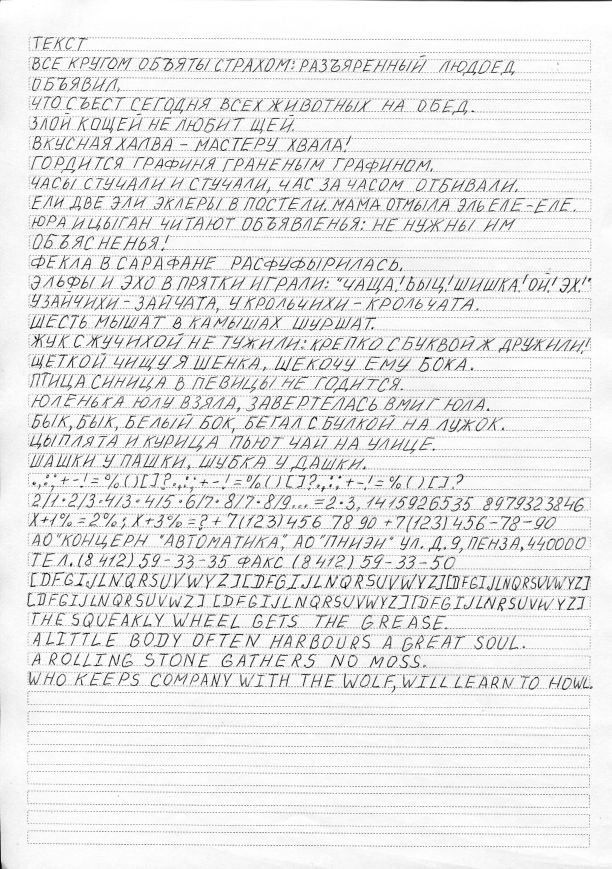
#> input picture mkp/a017.jpg, 2447 x 3475 px (shown at 1/4 size)
$ python -i PreProcess.py   (imports and definitions only)
#> lines starting #> are read from the running program, lines starting #| are printed output that depends on the picture; after the words box and inside, x2 and y2 are one past the last pixel; in counts of white or black regions, pixels touching at a corner belong together; long printed decimals are rounded
import math
import bisect  # модуль для работы с упорядоченными списками
import operator
import cv2
import numpy as np
import matplotlib
import matplotlib.image
import matplotlib.pyplot as plt
import scipy.ndimage.morphology
import skimage
import skimage.morphology
import matplotlib.patches as mpatches
import CoordsObj

def swapitem(a, i, j):  # обмен элементов в списке
    a[i], a[j] = a[j], a[i]


# [16 lines left out: functions replacechars, rgb2gray, not called in this run]


def bwareaopen(im, size):
    bim = im < 128  # обратные цвета
    # im3 = morphology.remove_small_objects(bim, min_size=100, connectivity=2)
    bim = skimage.morphology.remove_small_objects(bim, min_size=size)
    # [13 lines of commented-out code are left out]
    return bim #UPD bim2


def bwlabel(im):
    """
    Промаркировать регионы изображения
    если возвращать imoverlay, то только без точек исключенных регионов
    """
    delta = 26
    # совмещенная маска всех объектов
    mask, num = skimage.measure.label(im, return_num=True, background=False)  # каждый объект получает свой цвет
    # plt.imshow(labeled,cmap=None) изображение каждый цвет которого определяет отдельную метку
    imoverlay = skimage.color.label2rgb(mask, bg_label=0, bg_color=(255, 255, 255))  # раскраска объектов
    print(imoverlay.dtype)
    print(imoverlay[0, 0])

    # fig, ax = plt.subplots(figsize=(10, 6))
    # ax.imshow(imoverlay)

    labels = []
    for region in skimage.measure.regionprops(mask):
        if region.area >= 30:
            minr, minc, maxr, maxc = region.bbox
            bbox = (minc, minr, maxc - minc, maxr - minr)
            if bbox[2] > delta*3 or bbox[3] > delta*2:
                coords = region.coords
                for axes in coords:
                    mask[axes[0], axes[1]] = 0  #создаем очищенную маску, чтобы каждый bbox соответствовал
                    # одному непрерывному объекту
            else:
                labels.append(bbox)
        else:
            coords = region.coords
            for axes in coords:
                mask[axes[0], axes[1]] = 0

    return labels, len(labels), imoverlay, mask


def lineLetters(bbox, delta=26, minsquare=16*16):
    # примечание: БЕЗ ПРОГНОЗА РАБОТАЕТ ЛУЧШЕ
    # bbox(x,y,width,height)
    # delta = 26 #допустимое отклонение от среднего (пикселей)

    # проблема - высокие буквы по Y могут пропустить несколько предыдущих букв
    #
    num = len(bbox)  # число элементов
    g = []  # вектор групп элементов
    en = []  # признак разрешения группы (en=true(n,1))

    # рассчитать центры каждого прямоугольника
    cy = [(b[1] + b[3] / 2) for b in bbox]  # центры по oY
    gy = []  # среднее значение для каждой группы, вычисленной по последним nlast элементам

    for i in range(num):
        gid = -1  # номер ближайшей группы
        my = cy[i];  # центр добавляемого прямоугольника (oY)
        # найти ближайшие по Y значения
        left = bisect.bisect_left(gy, my - delta)
        right = bisect.bisect_right(gy, my + delta)
        # for j in range(len(g)): #для каждой незаблокированной группы (медленно, если перебирать без учета взаимного положения групп)
        for j in range(left, right):  # только в диапазоне
            if en[j] == False: continue
            if abs(gy[j] - my) <= delta:
                dx = abs(bbox[g[j][-1]][0] - bbox[i][0])  # расстояние по oX
                if dx > 3 * delta:  # элемент очень далеко, строку закрыть
                    # print("close",j,i,dx);
                    en[j] = False;
                    continue;
                gid = j;  # найдено пересечение
                break;
        if (gid >= 0):
            g[gid].append(i)  # элемент найден, добавить к текущей группе
            s = bbox[i][2]*bbox[i][3]
            if s>minsquare:
                gy[gid] = cy[i]  # просто установить последнее значение центра
            # поменять элементы, если новое значение gy[gid] нарушает отсортированность списка gy
            ngroup = len(g)
            k = gid;
            while (k > 0) and (gy[k - 1] > gy[k]):
                swapitem(gy, k, k - 1);
                swapitem(g, k, k - 1);
                swapitem(en, k, k - 1);
                --k
            while (k < (ngroup - 1)) and (gy[k + 1] < gy[k]):
                swapitem(gy, k, k + 1);
                swapitem(g, k, k + 1);
                swapitem(en, k, k + 1);
                ++k

        else:
            pos = bisect.bisect_left(gy, my)  # найти позицию вставки
            g.insert(pos, [i])
            gy.insert(pos, my)
            en.insert(pos, True)

    # Теперь есть маркировка группы для каждого элемента (упорядоченного по x)
    # поэтому можно отсортировать прямоугольники по группам
    # Для каждой группы, содержащей не менее 10 элементов
    # выполняем polyfit (и вычисляем угол наклона)
    # for g1 in g:
    #    print("group ",len(g1))
    a = [];
    ng = len(g)  # число групп

    for j in range(ng):
        x = [bbox[i][0] + bbox[i][2] / 2 for i in g[j]]  # х координаты элементов группы
        y = [bbox[i][1] + bbox[i][3] / 2 for i in g[j]]  # y координаты элементов группы
        # поиск вектора направления:
        # работает с точностью +-1 градус при наклоне до +-10 градусов
        if len(x) >= 8:  # только для длинных рядов (функция p = np.poly1d(коэффициенты np.polyfit(x,y,1)))
            p = np.polyfit(x, y, 1)
            a.append(p[0])  # угловой коэффициент
    angle = 0
    if len(a) > 0:
        # устанить грубые выбросы (t=isoutlier(a), angle=mean(a(~t)))
        elements = np.array(a)
        mean = np.mean(elements, axis=0)
        sd = np.std(elements, axis=0)
        a2 = [x for x in a if (x > mean - 2 * sd)]
        a2 = [x for x in a2 if (x < mean + 2 * sd)]
        print("outlier count =", len(a) - len(a2))
        angle = math.atan(np.mean(a2));  # среднее (с исключенными выбросами)
        print('angle= rad', angle, ' grad', 180 * angle / np.pi);
    return (g, angle)


def meanpoint(pts, indexes):
    # нахождение средней точки (x,y) для заданных элементов множества
    x = [pts[i][0] for i in indexes]
    y = [pts[i][1] for i in indexes]
    return np.mean(x), np.mean(y)


# [6 lines left out: function dist2line, not called in this run]


def rotatepoint(origin, point, theta):  # rotate x,y around xo,yo by theta (rad)
    xo, yo = origin
    x, y = point
    c = math.cos(theta)
    s = math.sin(theta)
    xr = c * (x - xo) - s * (y - yo) + xo
    yr = s * (x - xo) + c * (y - yo) + yo
    return [xr, yr]


def lineConnect(bbox, groups, angle, rotpoint=(0, 0)):
    delta = 26

    # вычислить центры прямоугольников
    cbox = [(b[0] + b[2] / 2, b[1] + b[3] / 2) for b in bbox]
    # повернуть центры точек на обратный угол относительно угла страницы
    # (можно было бы вращать относительно центра листа, а не его края, но это не важно)
    cbox = [rotatepoint(rotpoint, p, -angle) for p in cbox]

    # найти границы min max min max (центров прямоугольников)
    cx = [cb[0] for cb in cbox]
    cy = [cb[1] for cb in cbox]
    bounds = min(cx), max(cx), min(cy), max(cy)  # граничные значения

    # вычислить центры тяжести линий
    cline = [meanpoint(cbox, g) for g in groups]
    # отсортировать по X все структуры
    order = sorted(range(len(cline)), key=lambda k: cline[k][0])
    cline = [cline[i] for i in order]

    # найти номера тех групп, которые лежат на одной прямой
    g = []  # список номеров линий
    y = []  # список средних
    for i in range(len(cline)):
        gid = -1  # номер ближайшей группы
        for j in range(len(
                g)):  # для каждой незаблокированной группы (медленно, если перебирать без учета взаимного положения групп)
            if abs(y[j] - cline[i][1]) <= delta:  # найдено пересечение
                gid = j
                break
        if gid >= 0:
            g[gid].append(i)  # элемент найден, добавить к текущей группе
            y[gid] = cline[i][1]  # просто установить последнее значение центра
        else:
            g.append([i])  # добавить как отдельную линию
            y.append(cline[i][1])  # добавить значение
    # собрать прямоугольники групп в непрерывные списки

    longgroups = []
    for g1 in g:
        line = []
        for index in g1:
            line.extend(groups[order[index]])  # переместить все номера в новый список
        # отсортировать все примеры в группе по oX (редко, но бывают одиночные группы несортированные)
        byoX = sorted(range(len(line)), key=lambda k: bbox[line[k]][0])
        boxxsorted = [line[i] for i in byoX]
        longgroups.append(boxxsorted)  # добавить как отдельный

    # отсортировать длинные группы по оси Y (по центру первого прямоугольника)
    yline = [meanpoint(cbox, g) for g in longgroups]
    order = sorted(range(len(yline)),
                   key=lambda k: yline[k][1])  # нужны порядковые номера в k, а не значения longgroups
    longgroups = [longgroups[i] for i in order]

    return cbox, longgroups, angle, bounds


# [65 lines left out: functions rotateimregion, rotateimregion4pt, scaleimage, not called in this run]


def rotateimage(im, angle):  # поворот изображения на заданный угол (в градусах)
    from scipy import ndimage
    return ndimage.rotate(im, angle)


# [5 lines of commented-out code are left out]

# [6 lines left out: function loadImage, not called in this run]


def alignAndCropImage(im, mingrad=1): #name, dpifrom, dpito
    """
    Определение ориентации листа по линиям, первичная разметка
    Вырезание области с текстом и возвращение вырезанного изображения
    im      - изображение в формате grayscale
    mingrad - минимальный угол, при котором изображение считается уже выровненным
    """
    # бинаризация (0,1) и выделения объединенных точек
    threshold, im2 = cv2.threshold(im, 0, 255, cv2.THRESH_OTSU)  # сразу и бинаризует, но можно перевычислить

    threshold = 1.1 * threshold  # лучше чуть больше (не теряются линии E)
    _, im2 = cv2.threshold(im, threshold, 255, cv2.THRESH_TRUNC)  # бинаризовать по новому порогу
    print("threshold", threshold)

    # удалить все объекты, содержащие меньше 20 (30) пикселей (можно отфильтровать малые объекты в bwlabel)
    im3 = bwareaopen(im2, 30)  # получаем бинарное изображение без артефактов малого размера

    (bbox, num, imoverlay, _) = bwlabel(im3)  # P - получаем список всех объектов больше заданного размера
    bbox = sorted(bbox, key=operator.itemgetter(0))  # пересортировать по X, а не по Y
    (groups, angle) = lineLetters(bbox)  # найти направляющие букв
    print("len(bbox)",len(bbox))

    # (можно не объединять по линиям)
    width, height = im3.shape[1], im3.shape[0]
    center = (width / 2, height / 2)
    (cbox, lines, angle, bnd) = lineConnect(bbox, groups, angle, center)  # объединить в длинные линии после поворота

    grad = 180 * angle / np.pi  # перевести в градусы
    if abs(mingrad) <= abs(grad):  # нужно вращать
        print("rotate image", grad)
        imrotated = rotateimage(im, grad)  # rotateimage(im4,grad)
    else:
        imrotated = im

    dy = (imrotated.shape[0] - im3.shape[0]) / 2
    dx = (imrotated.shape[1] - im3.shape[1]) / 2
    minx, maxx, miny, maxy = bnd #возвращает область, занимаемую символами (нужно проверить выходит ли за границу)
    print("minx, maxx, miny, maxy",minx, maxx, miny, maxy)

    h,w = imrotated.shape
    delta = 26 #средний размер символа (нужно задавать)
    top = int(miny - delta + dy)
    bottom = int(dy + maxy + delta)
    left = int(minx - delta + dx)
    right = int(dx + maxx + delta)
    if top<0: top=0
    if bottom>h: bottom=h
    if left<0: left=0
    if right>w: right=w

    imcrop = imrotated[top:bottom, left:right]

    #plt.figure()
    #plt.imshow(imcrop, cmap='gray', vmin=0, vmax=255)  # отобразить серое изображение
    print("imcrop.shape", imcrop.shape)
    return imcrop, angle


# [28 lines left out: function segmentateImage, not called in this run]


# сохранение для каждой буквы всех координат в словарь
def save_coordsExtended(mask, img):
    print("UNSUPPORTED!!!")
    return []
    # [52 lines of commented-out code are left out]
# [24 lines left out: functions save_coords, create_contour, not called in this run]


def saveImage(name, im):
    matplotlib.image.imsave(name, im, cmap='gray')  # сохранить обработанную копию

#def preProcessImage(name):  # обработка изображения
    #im, angle = alignAndCropImage(name)  # повернуть страницу и выделить область текста
    #matplotlib.image.imsave(name+'.jpg',im,cmap='gray')
    #bbox, lines = segmentateImage(name + '.jpg')  # выделить прямоугольники (в производном изображении)
    #saveBoxLines(name + ".jpg.bb", bbox, lines)  # сохранить разметку и линии
    #showBoxLetters(name+".jpg") #показать ограничивающие прямоугольники после чтения файла bb
    #testTfParser(name + ".jpg")  # наложить текст .txt с управляющими символами на разметку .bb
    #return im,angle,bbox,lines


#preProcessImage('./00010004r10.jpg')

>>> import cv2
>>> picture = cv2.imread('mkp/a017.jpg', cv2.IMREAD_GRAYSCALE)
#> picture is the input picture: shape (3475, 2447); min 0, max 255, mean 233.8
>>> result = alignAndCropImage(picture)
#> in alignAndCropImage, `threshold, im2 = cv2.threshold(im, 0, 255, cv2.THRESH_OTSU)`:
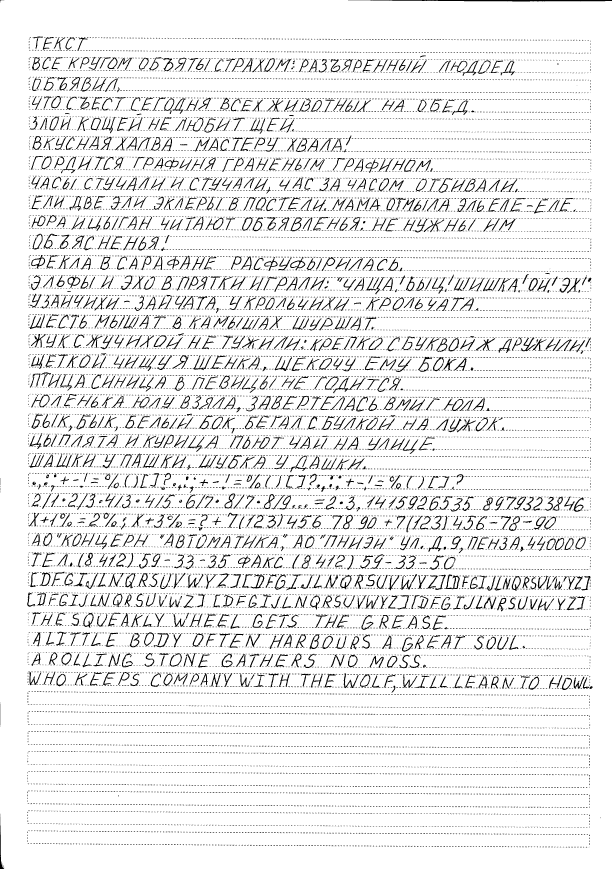
#> im2: shape (3475, 2447) (shown at 1/4 size); 92.1% white; 15201 black regions (13849 under 20 px), largest, box (x1, y1, x2, y2) and area: (1392, 0, 2447, 6) 4261, (1777, 2298, 1839, 2357) 1046, (771, 1422, 850, 1481) 854
#> in alignAndCropImage, `threshold, im2 = cv2.threshold(im, 0, 255, cv2.THRESH_OTSU)`: threshold = 167
#> in alignAndCropImage, `threshold = 1.1 * threshold`: threshold = 183.7
#> in alignAndCropImage, `_, im2 = cv2.threshold(im, threshold, 255, cv2.THRESH_TRUNC)`:
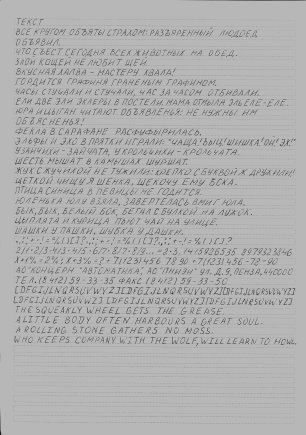
#> im2: shape (3475, 2447) (shown at 1/8 size); min 0, max 183, mean 175.6
#| threshold 183.700
#> in bwlabel, `mask, num = skimage.measure.label(im, return_num=True, background=False)`:
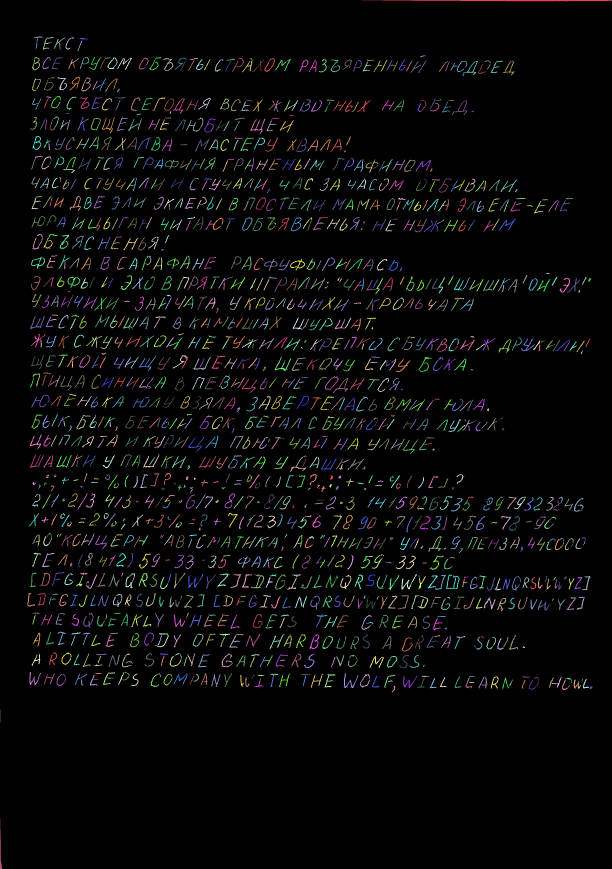
#> mask: shape (3475, 2447) int32 (shown at 1/4 size); 1611 distinct labels, from 0 to 1610; one colour per label, 0 black
#> in bwlabel, `mask, num = skimage.measure.label(im, return_num=True, background=False)`: num = 1610
#> in bwlabel, `imoverlay = skimage.color.label2rgb(mask, bg_label=0, bg_color=(255, 2..`:
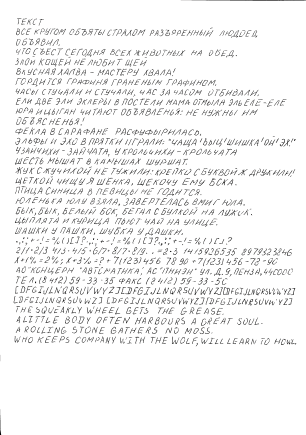
#> imoverlay: shape (3475, 2447, 3) float64 (shown at 1/8 size); mean R, G, B 242.9, 242.9, 242.9
#| float64
#| [255. 255. 255.]
#> the loop in bwlabel, `for region in skimage.measure.regionprops(mask):` made 1610 passes
#> (minr, minc, maxr, maxc, bbox) on passes 1 to 8: (0, 1446, 5, 2447, (1446, 0, 1001, 5)), (146, 137, 153, 171, (137, 146, 34, 7)), (149, 171, 199, 215, (171, 149, 44, 50)), (149, 262, 198, 295, (262, 149, 33, 49)), (150, 215, 195, 261, (215, 150, 46, 45)), (152, 142, 195, 152, (142, 152, 10, 43)), (152, 318, 160, 350, (318, 152, 32, 8)), (162, 310, 203, 330, (310, 162, 20, 41))
#> after the loop in bwlabel, `for region in skimage.measure.regionprops(mask):`:
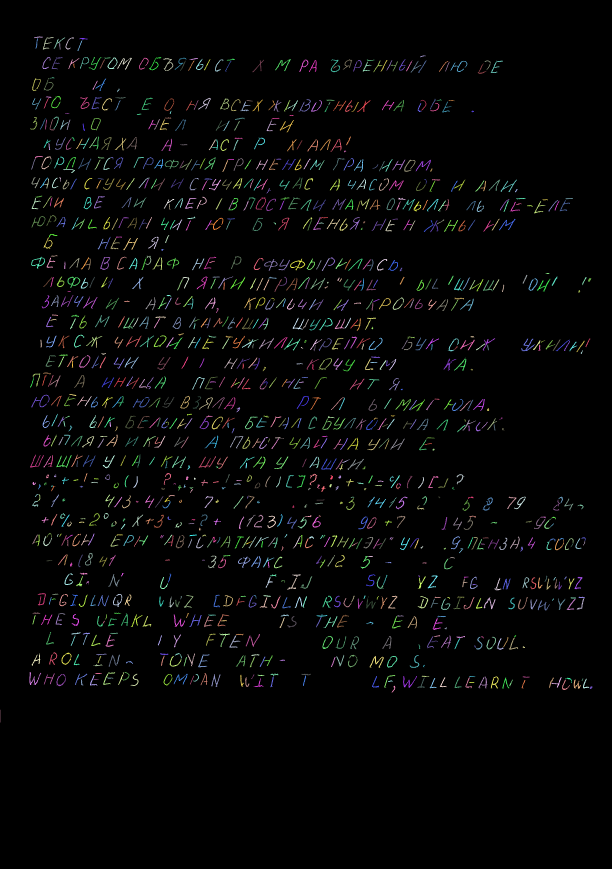
#> mask: shape (3475, 2447) int32 (shown at 1/4 size); 1358 distinct labels, from 0 to 1609; one colour per label, 0 black
#> after the loop in bwlabel, `for region in skimage.measure.regionprops(mask):`: labels = 1357 items, first 6: (137, 146, 34, 7), (171, 149, 44, 50), (262, 149, 33, 49), (215, 150, 46, 45), (142, 152, 10, 43), (318, 152, 32, 8)
#> in alignAndCropImage, `(bbox, num, imoverlay, _) = bwlabel(im3)`: bbox has the same summary as labels in bwlabel; num = 1357
#> in alignAndCropImage, `bbox = sorted(bbox, key=operator.itemgetter(0))`: bbox = 1357 items, first 6: (0, 2839, 1, 51), (118, 2688, 47, 52), (120, 1509, 16, 41), (120, 1818, 55, 52), (121, 468, 28, 50), (124, 635, 18, 43)
#> in lineLetters, `num = len(bbox)`: num = 1357
#> in lineLetters, `cy = [(b[1] + b[3] / 2) for b in bbox]`: cy = 1357 values, max 2864.5 at index 0, min 149.5 at index 20, mean 1550.4
#> the loop in lineLetters, `for i in range(num):` made 1357 passes
#> (my, left, right, s, ngroup) on passes 19, 25, 26, 28, 29, 30, 31, 33: (1520, 8, 9, 1560, 18), (173.5, 0, 1, 430, 23), (2161, 17, 18, 864, 23), (1990.5, 15, 17, 275, 24), (1947.5, 14, 15, 231, 24), (496, 3, 4, 1100, 24), (731, 6, 7, 1344, 24), (2479, 20, 22, 1890, 25)
#| outlier count = 2
#| angle= rad 0.01963  grad 1.125
#| len(bbox) 1357
#> the loop in lineConnect, `for g1 in g:` made 58 passes
#> g1 on passes 1, 2, 3, 5, 6, 7, 8: [0], [1, 22, 54, 149], [2, 10, 46, 69, 146, 208, 238, 248, 249, 259, 261], [4, 23, 55, 76, 106, 117, 155, 157, 174, 186, 206, 223], [5, 47, 57, 219], [6, 77, 163, 178, 218], [7, 50, 78, 86, 102, 140, 177, 196, 211, 235]
#| rotate image 1.125
#> in rotateimage, `return ndimage.rotate(im, angle)`:
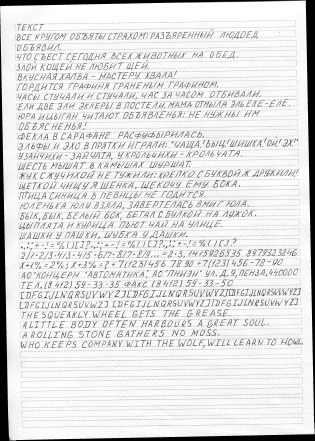
#> returned value: shape (3522, 2515) (shown at 1/8 size); min 0, max 255, mean 224.2
#| minx, maxx, miny, maxy 22.862 2383.668 170.804 2888.294
#> in alignAndCropImage, `imcrop = imrotated[top:bottom, left:right]`:
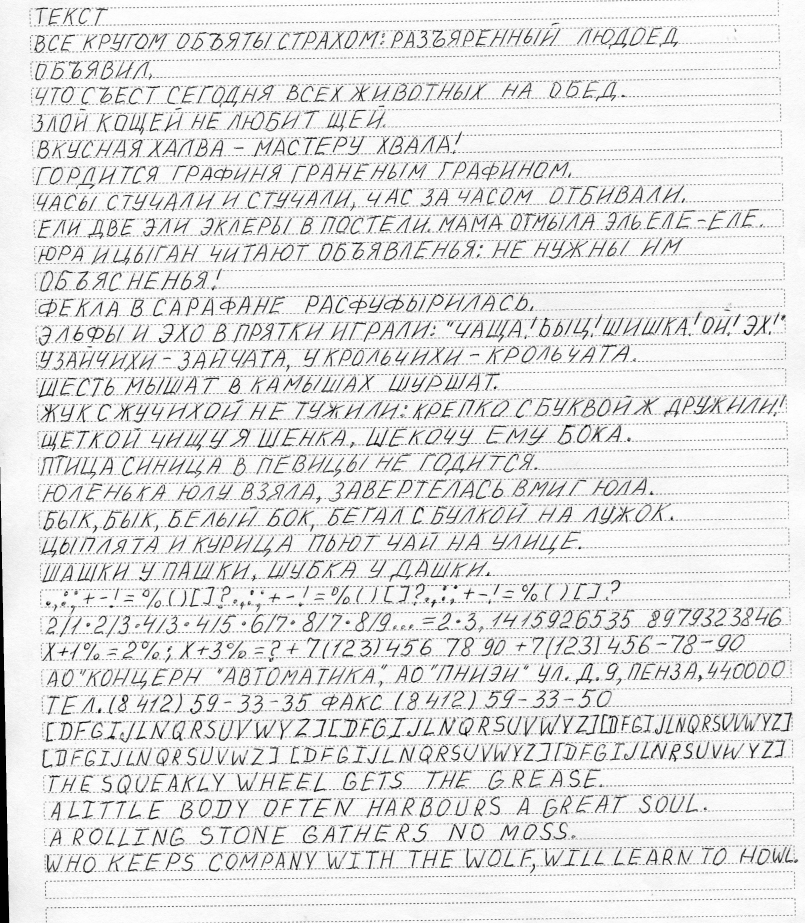
#> imcrop: shape (2769, 2413) (shown at 1/3 size); min 0, max 255, mean 229.7
#| imcrop.shape (2769, 2413)
